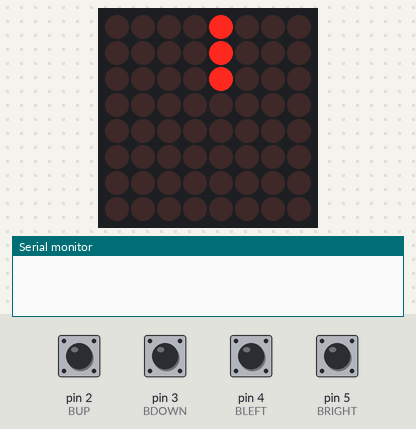
Simulated run of this sketch. Board: Arduino Uno, built with avr-gcc and run on an emulated ATmega328P. Parts: 8×8 LED matrix, the last lines printed to the serial monitor. The inputs (shaded band) are chosen by the test bench; at power-on: pin 2 (BUP), pin 3 (BDOWN), pin 4 (BLEFT), pin 5 (BRIGHT) HIGH.

Above: at 1.25 s.
1.3 s: pin 2 (BUP) pulled LOW for 0.15 s
At 1.55 s:
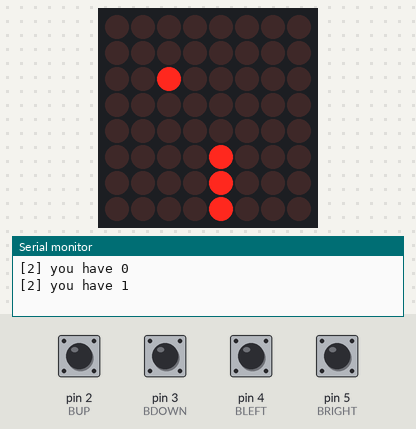
2.0 s: pin 3 (BDOWN) pulled LOW for 0.15 s
At 2.25 s:
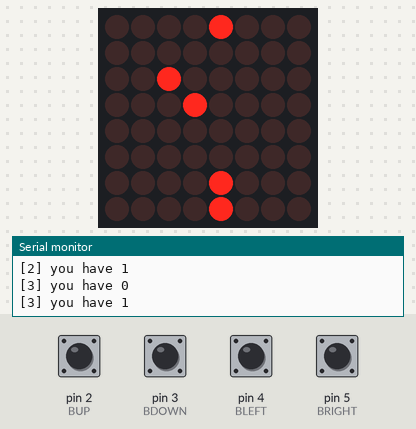
2.7 s: pin 5 (BRIGHT) pulled LOW for 0.15 s
At 2.95 s:
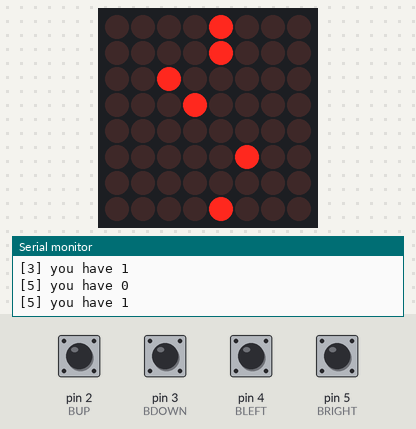
3.4 s: pin 4 (BLEFT) pulled LOW for 0.15 s
At 3.45 s:
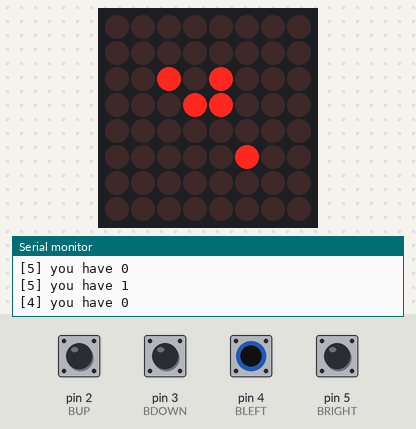
4.1 s: pin 2 (BUP) pulled LOW for 1 s
At 4.15 s:
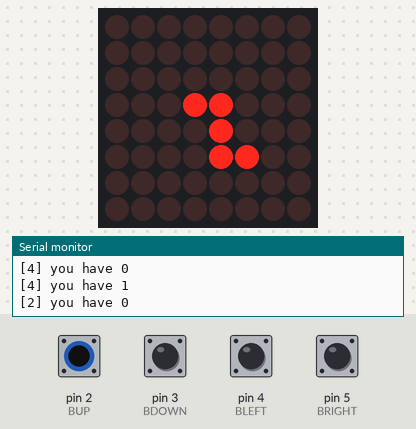
5.7 s: pin 3 (BDOWN) pulled LOW for 1 s
At 5.75 s:
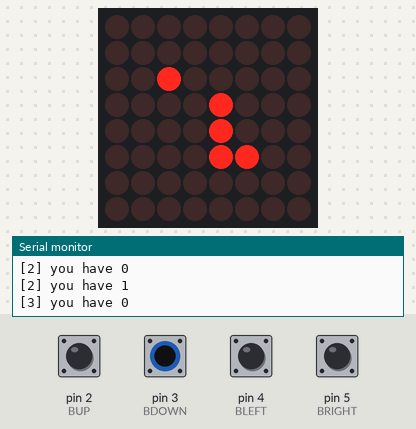

Measured:
- after the input at 1.3 s, the display: first differs from a run without the input after 0.20 s (image 1)
- after the input at 2.0 s, the display: first differs from a run without the input after 0.20 s (image 2)
- after the input at 2.7 s, the display: first differs from a run without the input after 0.20 s (image 3)
- after the input at 3.4 s, the display: changes at once (image 4)
- after the input at 4.1 s, the display: changes at once (image 5)
- after the input at 5.7 s, the display: changes at once (image 6)

The sketch:

06-snake_init.ino
```cpp
#include "LedControl.h"

char buffer[100];
const int DEBOUNCE = 50;

// our button structure
typedef struct Button {
  short PIN;

  int lastState;
  int lastDebounceTime;

  Button(short PIN, int lastState, int lastDebounceTime) {
    this->PIN = PIN;
    this->lastState = lastState;
    this->lastDebounceTime = lastDebounceTime;
  }

} Button;

// our Led Matrix structure
struct LED {
  static const short CS  = 10; // chip-select for LED matrix
  static const short CLK = 11; // clock for LED matrix
  static const short DIN = 12; // data-in for LED matrix
  static const short intensity = 8;
};

typedef struct Point {
  int row = 0, col = 0;
  Point(int row = 0, int col = 0): row(row), col(col) {}
} Point;

typedef struct Snake {
  // direction constants
  static const short up     = 1;
  static const short right  = 2;
  static const short down   = 3; // 'down - 2' must be 'up'
  static const short left   = 4; // 'left - 2' must be 'right'

  Point head;
  int length = 3;
  int speed = 1;
  int direction = 1;

  // the age array: holds an 'age' of the every pixel in the matrix. If age > 0, it glows.
  // on every frame, the age of all lit pixels is incremented.
  // when the age of some pixel exceeds the length of the snake, it goes out.
  // age 1 is added in the current snake direction next to the last position of the snake head.
  int age[8][8] = {};
} Snake;

// initializes our variables
Button BUP    = Button(2, HIGH, 0);
Button BDOWN  = Button(3, HIGH, 0);
Button BLEFT  = Button(4, HIGH, 0);
Button BRIGHT = Button(5, HIGH, 0);
Snake snake;

LedControl matrix(LED::DIN, LED::CLK, LED::CS, 1);

// the setup function runs once when you press reset or power the board
void setup() {
  // Initialize pins
  pinMode(BUP.PIN, INPUT_PULLUP);
  pinMode(BDOWN.PIN, INPUT_PULLUP);
  pinMode(BLEFT.PIN, INPUT_PULLUP);
  pinMode(BRIGHT.PIN, INPUT_PULLUP);

  // initialize serial communication at 9600 bits per second:
  Serial.begin(9600);

  // initialize our matrix
  matrix.shutdown(0, false);
  matrix.setIntensity(0, LED::intensity);
  matrix.clearDisplay(0);

  // initial position for snake
  snake.head.row = 4;
  snake.head.col = 4;
}

// the loop function runs over and over again forever
void loop() {
  long timestamp = millis() + snake.speed * 100; // when the next frame will be rendered

  while (millis() < timestamp);

  readButton(&BUP);
  readButton(&BDOWN);
  readButton(&BLEFT);
  readButton(&BRIGHT);
  printSnake();
}

void readButton(Button *B) {
  int buttonState = digitalRead(B->PIN);

  // filter out any noise by setting a time buffer
  if ((millis() - B->lastDebounceTime) > DEBOUNCE) {
    if (B->lastState != buttonState) {
      B->lastState = buttonState;

      // print out the value you read
      sprintf(buffer, "[%d] you have %d", B->PIN, B->lastState);

      // lets turn on/off LED on x - y axis
      matrix.setLed(0, B->PIN, B->PIN, buttonState);

      // outputs on serial
      Serial.println(buffer);
    }

    B->lastDebounceTime = millis();
  }
}

// calculate snake movement data
void printSnake() {
  switch (snake.direction) {
  case Snake::up:
    snake.head.row--;
    edges();
    matrix.setLed(0, snake.head.row, snake.head.col, 1);
    break;

  case Snake::right:
    snake.head.col++;
    edges();
    matrix.setLed(0, snake.head.row, snake.head.col, 1);
    break;

  case Snake::down:
    snake.head.row++;
    edges();
    matrix.setLed(0, snake.head.row, snake.head.col, 1);
    break;

  case Snake::left:
    snake.head.col--;
    edges();
    matrix.setLed(0, snake.head.row, snake.head.col, 1);
    break;

  default: // if the snake is not moving, exit
    return;
  }

  // if there is any age (snake body), this will cause the end of the game (snake must be moving)
  if (snake.age[snake.head.row][snake.head.col] != 0 && snake.direction != 0) {
    // gameOver = true;
    return;
  }

  // increment ages if all lit leds
  updateAges();

  // change the age of the snake head from 0 to 1
  snake.age[snake.head.row][snake.head.col]++;
}

// causes the snake to appear on the other side of the screen if it gets out of the edge
void edges() {
  snake.head.col < 0 ? snake.head.col += 8 : 0;
  snake.head.col > 7 ? snake.head.col -= 8 : 0;
  snake.head.row < 0 ? snake.head.row += 8 : 0;
  snake.head.row > 7 ? snake.head.row -= 8 : 0;
}

// increment ages if all lit leds, turn off too old ones depending on the length of the snake
void updateAges() {
  for (int row = 0; row < 8; row++) {
    for (int col = 0; col < 8; col++) {
      // if the led is lit, increment it's age
      if (snake.age[row][col] > 0 ) {
        snake.age[row][col]++;
      }

      // if the age exceeds the length of the snake, switch it off
      if (snake.age[row][col] > snake.length) {
        matrix.setLed(0, row, col, 0);
        snake.age[row][col] = 0;
      }
    }
  }
}
```
